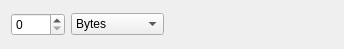
<?xml version="1.0" encoding="UTF-8"?>
<ui version="4.0">
 <class>SearchSize</class>
 <widget class="QWidget" name="SearchSize">
  <property name="geometry">
   <rect>
    <x>0</x>
    <y>0</y>
    <width>344</width>
    <height>49</height>
   </rect>
  </property>
  <property name="windowTitle">
   <string>Form</string>
  </property>
  <layout class="QHBoxLayout" name="horizontalLayout">
   <item>
    <widget class="QSpinBox" name="size">
     <property name="maximum">
      <number>9999</number>
     </property>
    </widget>
   </item>
   <item>
    <widget class="QComboBox" name="unit">
     <item>
      <property name="text">
       <string>Bytes</string>
      </property>
     </item>
     <item>
      <property name="text">
       <string>Kilo bytes</string>
      </property>
     </item>
     <item>
      <property name="text">
       <string>Mega bytes</string>
      </property>
     </item>
     <item>
      <property name="text">
       <string>Giga bytes</string>
      </property>
     </item>
    </widget>
   </item>
   <item>
    <spacer name="horizontalSpacer">
     <property name="orientation">
      <enum>Qt::Horizontal</enum>
     </property>
     <property name="sizeHint" stdset="0">
      <size>
       <width>40</width>
       <height>20</height>
      </size>
     </property>
    </spacer>
   </item>
  </layout>
 </widget>
 <resources/>
 <connections/>
</ui>
